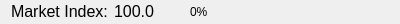
<?xml version="1.0" encoding="UTF-8"?>
<ui version="4.0">
 <class>MarketIndexWidget</class>
 <widget class="QWidget" name="MarketIndexWidget">
  <property name="geometry">
   <rect>
    <x>0</x>
    <y>0</y>
    <width>400</width>
    <height>24</height>
   </rect>
  </property>
  <property name="windowTitle">
   <string>Form</string>
  </property>
  <layout class="QHBoxLayout" name="horizontalLayout">
   <property name="topMargin">
    <number>0</number>
   </property>
   <property name="bottomMargin">
    <number>0</number>
   </property>
   <item>
    <widget class="QLabel" name="label">
     <property name="text">
      <string>&lt;!DOCTYPE HTML PUBLIC &quot;-//W3C//DTD HTML 4.0//EN&quot; &quot;http://www.w3.org/TR/REC-html40/strict.dtd&quot;&gt;
&lt;html&gt;&lt;head&gt;&lt;meta name=&quot;qrichtext&quot; content=&quot;1&quot; /&gt;&lt;style type=&quot;text/css&quot;&gt;
p, li { white-space: pre-wrap; }
&lt;/style&gt;&lt;/head&gt;&lt;body style=&quot; font-family:'MS Shell Dlg 2'; font-size:8.25pt; font-weight:400; font-style:normal;&quot;&gt;
&lt;p style=&quot; margin-top:0px; margin-bottom:0px; margin-left:0px; margin-right:0px; -qt-block-indent:0; text-indent:0px;&quot;&gt;&lt;span style=&quot; font-size:12pt;&quot;&gt;Market Index:&lt;/span&gt;&lt;/p&gt;&lt;/body&gt;&lt;/html&gt;</string>
     </property>
    </widget>
   </item>
   <item>
    <widget class="QLabel" name="lblIndex">
     <property name="font">
      <font>
       <pointsize>12</pointsize>
      </font>
     </property>
     <property name="text">
      <string>&lt;!DOCTYPE HTML PUBLIC &quot;-//W3C//DTD HTML 4.0//EN&quot; &quot;http://www.w3.org/TR/REC-html40/strict.dtd&quot;&gt;
&lt;html&gt;&lt;head&gt;&lt;meta name=&quot;qrichtext&quot; content=&quot;1&quot; /&gt;&lt;style type=&quot;text/css&quot;&gt;
p, li { white-space: pre-wrap; }
&lt;/style&gt;&lt;/head&gt;&lt;body style=&quot; font-family:'MS Shell Dlg 2'; font-size:8.25pt; font-weight:400; font-style:normal;&quot;&gt;
&lt;p style=&quot; margin-top:0px; margin-bottom:0px; margin-left:0px; margin-right:0px; -qt-block-indent:0; text-indent:0px;&quot;&gt;&lt;span style=&quot; font-size:12pt;&quot;&gt;100.0&lt;/span&gt;&lt;/p&gt;&lt;/body&gt;&lt;/html&gt;</string>
     </property>
    </widget>
   </item>
   <item>
    <widget class="QLabel" name="lblIndexImage">
     <property name="sizePolicy">
      <sizepolicy hsizetype="Fixed" vsizetype="Fixed">
       <horstretch>0</horstretch>
       <verstretch>0</verstretch>
      </sizepolicy>
     </property>
     <property name="minimumSize">
      <size>
       <width>24</width>
       <height>24</height>
      </size>
     </property>
     <property name="text">
      <string/>
     </property>
     <property name="pixmap">
      <pixmap resource="resources.qrc">:/ui/arrow-up</pixmap>
     </property>
    </widget>
   </item>
   <item>
    <widget class="QLabel" name="lblIndexChange">
     <property name="text">
      <string>0%</string>
     </property>
    </widget>
   </item>
   <item>
    <spacer name="horizontalSpacer">
     <property name="orientation">
      <enum>Qt::Horizontal</enum>
     </property>
     <property name="sizeHint" stdset="0">
      <size>
       <width>40</width>
       <height>20</height>
      </size>
     </property>
    </spacer>
   </item>
  </layout>
 </widget>
 <resources>
  <include location="resources.qrc"/>
 </resources>
 <connections/>
</ui>
